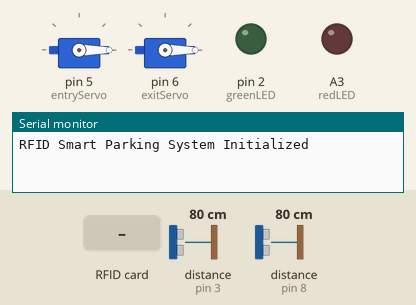
The sketch below on a simulated Arduino Uno, built with avr-gcc and run on an emulated ATmega328P. On the bench: 2 × servo, output pins drawn as LEDs (lit = HIGH), the last lines printed to the serial monitor. Dashed ring = blinking. The inputs (shaded band) are chosen by the test bench; at power-on: distance to the obstacle (sensors on pin 3, pin 8) 80 cm. The echo pulse lasts 58.3 µs per cm; pins used as bus, display or sensor lines are not drawn.

Above: at 5.2 s.
5.3 s: RFID card DE 67 E0 56 held to the reader
At 5.42 s:
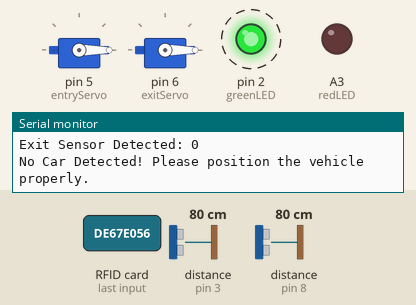
8.3 s: RFID card 5E 7A 19 C4 held to the reader
At 8.7 s:
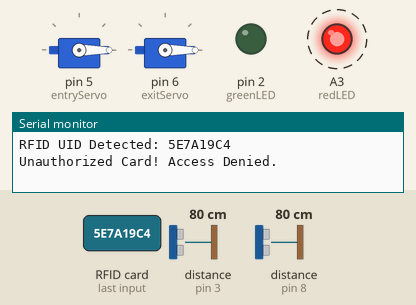
11.3 s: RFID card E3 88 39 DA held to the reader
At 14.0 s:
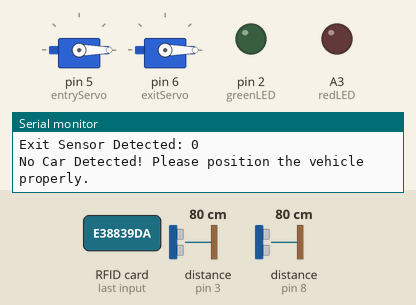
Timing chart, 0 to 15.5 s (numbered marks = the images above; inputs shaded):
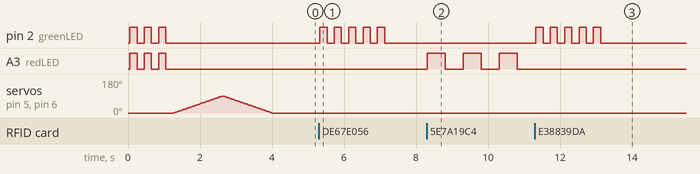

The sketch:

NEW-ARDUINO-WITH-ACTIVE-CARD.ino
```cpp
// CREATE BE MADAN.R 18/05/2025 //

#include <SPI.h>
#include <MFRC522.h>
#include <Servo.h>
#include <SoftwareSerial.h>

#define SS_PIN 10
#define RST_PIN 9
MFRC522 mfrc522(SS_PIN, RST_PIN);

Servo entryServo, exitServo;
SoftwareSerial espSerial(A4, A5); // RX, TX for ESP8266

// IR sensor pins
const int irSlot1 = A0;
const int irSlot2 = A1;
const int irSlot3 = A2;

// Feedback components
const int greenLED = 2, redLED = A3, buzzer = A3;

// Ultrasonic sensor pins
const int entryTrig = 7, entryEcho = 8;
const int exitTrig = 4, exitEcho = 3;


int maxCars = 3, carCount = 0;

// List of valid UIDs
String validUIDs[] = {"DE67E056", "E38839DA"}; //REPLACE YOUR CARD UID

// Track UIDs currently inside
String activeUIDs[3];  // maxCars = 3, so tracking 3 UIDs

// ========== FUNCTION DECLARATIONS ==========

String getUID();
bool isValidUID(String UID);
bool detectCar(int trig, int echo);
void openGate(Servo &servo);
void denyEntry();
int assignSlot();
int getAvailableSlots();
void printSlotStatus();
void sendDataToESP(String status, String UID, int available, int slot);

bool isActiveUID(String UID);
void addActiveUID(String UID);
void removeActiveUID(String UID);

// ========== SETUP ==========

void setup() {
  Serial.begin(115200);
  SPI.begin();
  mfrc522.PCD_Init();
  espSerial.begin(9600);

  pinMode(greenLED, OUTPUT);
  pinMode(redLED, OUTPUT);
  pinMode(buzzer, OUTPUT);
  pinMode(entryTrig, OUTPUT);
  pinMode(entryEcho, INPUT);
  pinMode(exitTrig, OUTPUT);
  pinMode(exitEcho, INPUT);

  pinMode(irSlot1, INPUT);
  pinMode(irSlot2, INPUT);
  pinMode(irSlot3, INPUT);

  entryServo.attach(5);
  exitServo.attach(6);
  entryServo.write(0);
  exitServo.write(0);

  Serial.println("RFID Smart Parking System Initialized");

  for (int i = 0; i < 3; i++) {
    digitalWrite(redLED, HIGH);
    digitalWrite(greenLED, HIGH);
    delay(200);
    digitalWrite(redLED, LOW);
    digitalWrite(greenLED, LOW);
    delay(200);
  }

for (int pos = 0; pos <= 90; pos++)
    {
    entryServo.write(pos);
    exitServo.write(pos);
    delay(15);
  }

  for (int pos = 90; pos >= 0; pos--)
    {
    entryServo.write(pos);
    exitServo.write(pos);
    delay(15);
    }

}

// ========== MAIN LOOP ==========

void loop() {
  if (mfrc522.PICC_IsNewCardPresent() && mfrc522.PICC_ReadCardSerial()) {
    String UID = getUID();
    Serial.println("\nRFID UID Detected: " + UID);

    if (isValidUID(UID)) {
      Serial.println("Valid UID. Checking Car Detection...");
      bool entryDetected = detectCar(entryTrig, entryEcho);
      bool exitDetected = detectCar(exitTrig, exitEcho);

      Serial.print("Entry Sensor Detected: "); Serial.println(entryDetected);
      Serial.print("Exit Sensor Detected: "); Serial.println(exitDetected);

      if (entryDetected) { // Entry
        if (isActiveUID(UID)) {
          Serial.println("This car is already inside. Cannot enter again.");
          denyEntry();
        } else if (carCount < maxCars) {
          int assignedSlot = assignSlot();
          if (assignedSlot > 0) {
            carCount++;
            addActiveUID(UID);
            Serial.println("Entry Granted | Car Count: " + String(carCount));
            printSlotStatus();
            Serial.print("Available Slots: ");
            Serial.println(getAvailableSlots());
            //openGate(entryServo);
            sendDataToESP("ENTRY", UID, getAvailableSlots(), assignedSlot);
            openGate(entryServo);
          } else {
            Serial.println("Parking Full! Cannot Enter.");
            denyEntry();
          }
        } else {
          Serial.println("Parking Full! Cannot Enter.");
          denyEntry();
        }
      } else if (exitDetected) { // Exit
        if (isActiveUID(UID)) {
          carCount--;
          removeActiveUID(UID);
          Serial.println("Exit Granted | Car Count: " + String(carCount));
          printSlotStatus();
          Serial.print("Available Slots: ");
          Serial.println(getAvailableSlots());
          //openGate(exitServo);
          sendDataToESP("EXIT", UID, getAvailableSlots(), 0);
          openGate(exitServo);
        } else {
          Serial.println("This car didn't enter or already exited. Exit Denied.");
          denyEntry();
        }
      } else {
        Serial.println("No Car Detected! Please position the vehicle properly.");
        for (int i = 0; i < 5; i++) {
        digitalWrite(greenLED, HIGH);
        delay(200);
        digitalWrite(greenLED, LOW);
        delay(200);
        }
      }

    } else {
      Serial.println("Unauthorized Card! Access Denied.");
      denyEntry();
    }

    mfrc522.PICC_HaltA();
  }
}

// ========== FUNCTION DEFINITIONS ==========

String getUID() {
  String UID = "";
  for (byte i = 0; i < mfrc522.uid.size; i++) {
    UID += String(mfrc522.uid.uidByte[i], HEX);
  }
  UID.toUpperCase();
  return UID;
}

bool isValidUID(String UID) {
  for (String valid : validUIDs) {
    if (UID.equalsIgnoreCase(valid)) return true;
  }
  return false;
}

bool detectCar(int trig, int echo) {
  digitalWrite(trig, LOW);
  delayMicroseconds(2);
  digitalWrite(trig, HIGH);
  delayMicroseconds(10);
  digitalWrite(trig, LOW);

  long duration = pulseIn(echo, HIGH);
  int distance = duration * 0.034 / 2;
  return (distance > 0 && distance < 5); // within 5cm
}

void openGate(Servo &servo) {
  digitalWrite(greenLED, HIGH);
  delay(600);
  digitalWrite(greenLED, LOW);
  delay(600);
  Serial.println("GATES ARE OPEN NOW.");
  for (int pos = 0; pos <= 90; pos++) {
    servo.write(pos);
    delay(15);
  }
  delay(5000);
  Serial.println("GATES ARE CLOSE NOW.");
  for (int pos = 90; pos >= 0; pos--) {
    servo.write(pos);
    delay(15);
  }
}

void denyEntry() {
  for (int i = 0; i < 3; i++) {
    digitalWrite(redLED, HIGH);
    digitalWrite(buzzer, HIGH);
    delay(500);
    digitalWrite(redLED, LOW);
    digitalWrite(buzzer, LOW);
    delay(500);
  }
}


int assignSlot() {
  if (digitalRead(irSlot1) == HIGH) return 1;
  if (digitalRead(irSlot2) == HIGH) return 2;
  if (digitalRead(irSlot3) == HIGH) return 3;
  return 0;
}

int getAvailableSlots() {
  int available = 0;
  if (digitalRead(irSlot1) == HIGH) available++;
  if (digitalRead(irSlot2) == HIGH) available++;
  if (digitalRead(irSlot3) == HIGH) available++;
  return available;
}

void printSlotStatus() {
  Serial.print("Slot 1: "); Serial.println(digitalRead(irSlot1) == LOW ? "Occupied" : "Empty");
  Serial.print("Slot 2: "); Serial.println(digitalRead(irSlot2) == LOW ? "Occupied" : "Empty");
  Serial.print("Slot 3: "); Serial.println(digitalRead(irSlot3) == LOW ? "Occupied" : "Empty");
}

void sendDataToESP(String status, String UID, int available, int slot) {
  espSerial.println(status + ":" + UID + ":" + String(available) + ":" + String(slot));
}

// ========== UID TRACKING FUNCTIONS ==========

bool isActiveUID(String UID) {
  for (int i = 0; i < 3; i++) {
    if (activeUIDs[i] == UID) return true;
  }
  return false;
}

void addActiveUID(String UID) {
  for (int i = 0; i < 3; i++) {
    if (activeUIDs[i] == "") {
      activeUIDs[i] = UID;
      break;
    }
  }
}

void removeActiveUID(String UID) {
  for (int i = 0; i < 3; i++) {
    if (activeUIDs[i] == UID) {
      activeUIDs[i] = "";
      break;
    }
  }
}
```

Measured:
- after the input at 5.3 s, pin 2 (greenLED): alternates HIGH for 0.20 s and LOW for 0.20 s, 10 changes in all, then stays LOW, starting at once
- after the input at 8.3 s, A3 (redLED): alternates HIGH for 0.50 s and LOW for 0.50 s, starting at once
- after the input at 11.3 s, pin 2 (greenLED): alternates HIGH for 0.20 s and LOW for 0.20 s, 10 changes in all, then stays LOW, starting at once
